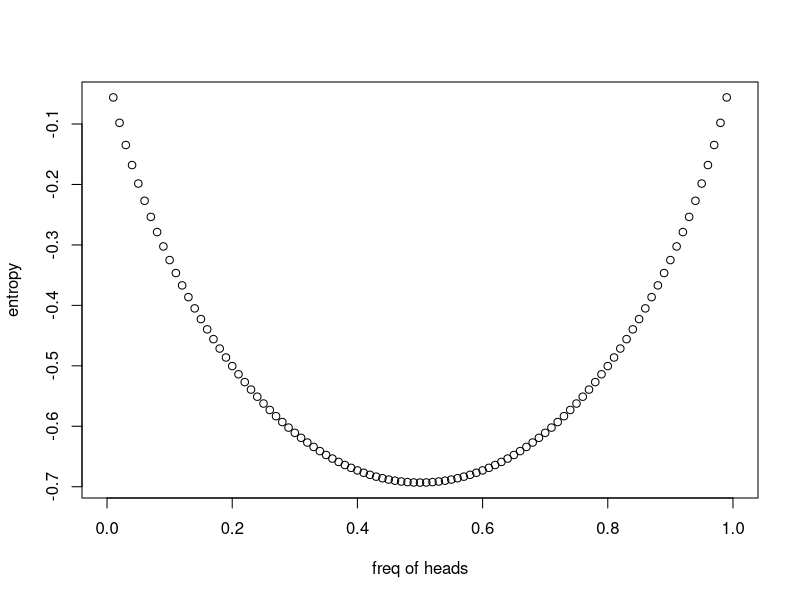

Write R code to recreate this figure.
## ---- chunk 1
# reading analysis
#library(rethinking)
## ---- chunk 2
probs = c(0.7, 0.3)
fentropy = function(p){-p*log(p)}
entropy = sum(fentropy(probs))
entropy

x = seq(0,1,by = 0.01)
plot(x, -fentropy(x)-fentropy(1-x), ylab = "entropy", xlab = "freq of heads")
## ---- chunk 3
probs = c(0.2, 0.25, 0.25, 0.3)
entropy = sum(fentropy(probs))
entropy


